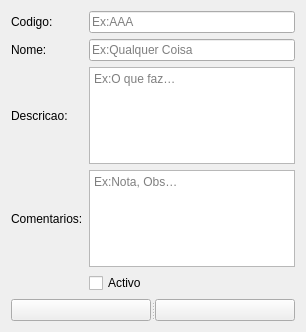
<?xml version="1.0" encoding="UTF-8"?>
<ui version="4.0">
 <class>Form</class>
 <widget class="QWidget" name="Form">
  <property name="geometry">
   <rect>
    <x>0</x>
    <y>0</y>
    <width>306</width>
    <height>332</height>
   </rect>
  </property>
  <property name="windowTitle">
   <string>Codificador</string>
  </property>
  <layout class="QGridLayout" name="gridLayout">
   <item row="0" column="0">
    <widget class="QLabel" name="label">
     <property name="text">
      <string>Codigo:</string>
     </property>
    </widget>
   </item>
   <item row="0" column="1">
    <widget class="QLineEdit" name="LECodigo">
     <property name="maxLength">
      <number>3</number>
     </property>
     <property name="placeholderText">
      <string>Ex:AAA</string>
     </property>
    </widget>
   </item>
   <item row="1" column="0">
    <widget class="QLabel" name="label_3">
     <property name="text">
      <string>Nome:</string>
     </property>
    </widget>
   </item>
   <item row="1" column="1">
    <widget class="QLineEdit" name="LENome">
     <property name="maxLength">
      <number>15</number>
     </property>
     <property name="placeholderText">
      <string>Ex:Qualquer Coisa</string>
     </property>
    </widget>
   </item>
   <item row="2" column="0">
    <widget class="QLabel" name="label_4">
     <property name="text">
      <string>Descricao:</string>
     </property>
    </widget>
   </item>
   <item row="2" column="1">
    <widget class="QPlainTextEdit" name="PTEDescricao">
     <property name="placeholderText">
      <string>Ex:O que faz…</string>
     </property>
    </widget>
   </item>
   <item row="3" column="0">
    <widget class="QLabel" name="label_5">
     <property name="text">
      <string>Comentarios:</string>
     </property>
    </widget>
   </item>
   <item row="3" column="1">
    <widget class="QPlainTextEdit" name="PTEComentarios">
     <property name="placeholderText">
      <string>Ex:Nota, Obs…</string>
     </property>
    </widget>
   </item>
   <item row="4" column="1">
    <widget class="QCheckBox" name="CHBActivo">
     <property name="text">
      <string>Activo</string>
     </property>
    </widget>
   </item>
   <item row="5" column="0" colspan="2">
    <widget class="QSplitter" name="splitter">
     <property name="orientation">
      <enum>Qt::Horizontal</enum>
     </property>
     <widget class="QPushButton" name="PBGuardar">
      <property name="text">
       <string/>
      </property>
      <property name="icon">
       <iconset resource="icons.qrc">
        <normaloff>:/newPrefix/Icons/002-save.png</normaloff>:/newPrefix/Icons/002-save.png</iconset>
      </property>
     </widget>
     <widget class="QPushButton" name="PBCancelar">
      <property name="text">
       <string/>
      </property>
      <property name="icon">
       <iconset resource="icons.qrc">
        <normaloff>:/newPrefix/Icons/003-error.png</normaloff>:/newPrefix/Icons/003-error.png</iconset>
      </property>
     </widget>
    </widget>
   </item>
  </layout>
 </widget>
 <resources>
  <include location="icons.qrc"/>
 </resources>
 <connections/>
</ui>
